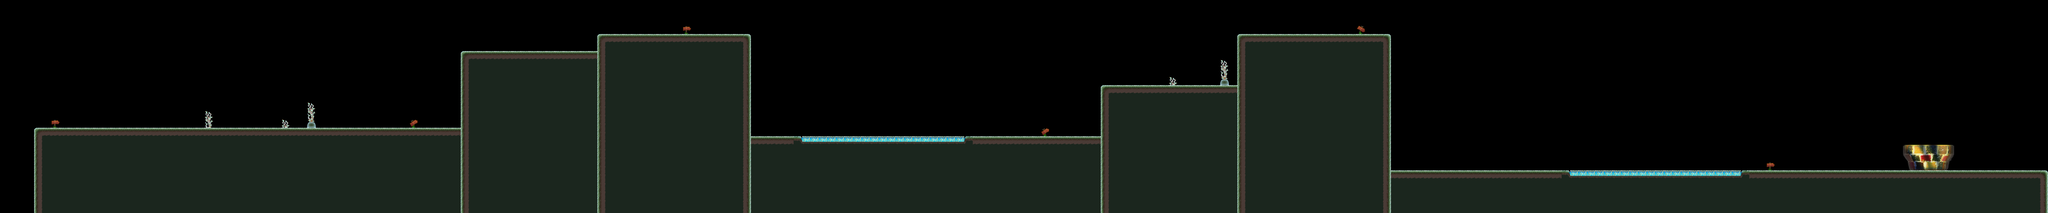

This is a level from a 2D game, rendered from its Tiled map with the project's own tilesets. A one-line summary and the map file follow, with tile-layer data summarised:
An orthogonal 240x25 tile map with 32x32 px tiles, 4 tile layers (platform, muerte, fondo, flag).

<map version="1.0" orientation="orthogonal" width="240" height="25" tilewidth="32" tileheight="32">
 <tileset firstgid="1" name="tilesetjuego" tilewidth="32" tileheight="32" spacing="2" margin="1">
  <image source="tilesetjuego.png" trans="ff00ff" width="816" height="408" />
 </tileset>
 <objectgroup name="Capa de Objetos 1" width="240" height="25" />
 <layer name="platform" width="240" height="25">
  <data>[6000 cells, 2554 non-empty, 8 distinct tile ids]</data>
 </layer>
 <layer name="muerte" width="240" height="25">
  <data>[6000 cells, 49 non-empty, 4 distinct tile ids]</data>
 </layer>
 <layer name="fondo" width="240" height="25">
  <data>[6000 cells, 6 non-empty, 3 distinct tile ids]</data>
 </layer>
 <layer name="flag" width="240" height="25">
  <data>[6000 cells, 18 non-empty, 18 distinct tile ids]</data>
 </layer>
</map>
